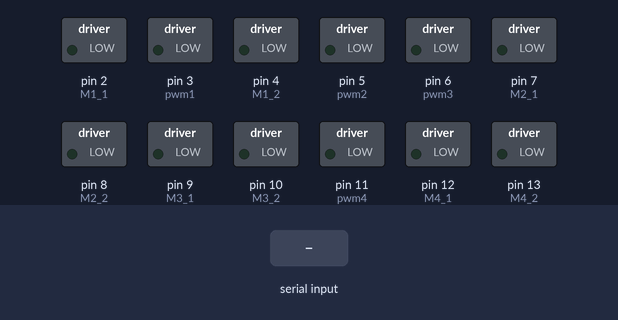
Recording of a sketch running on a simulated Arduino Uno, built with avr-gcc and run on an emulated ATmega328P. On the bench: switched loads named in the sketch (green lamp = pin HIGH). Inputs (shaded band) come from the test bench.

Above: at 1.2 s.
1.3 s: "F" received over the second serial link
At 2.5 s:
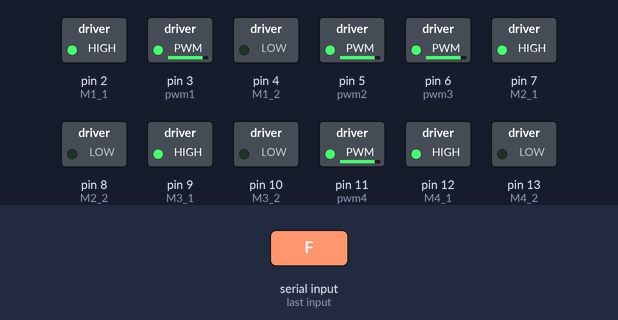
2.8 s: "B" received over the second serial link
At 3.9 s:
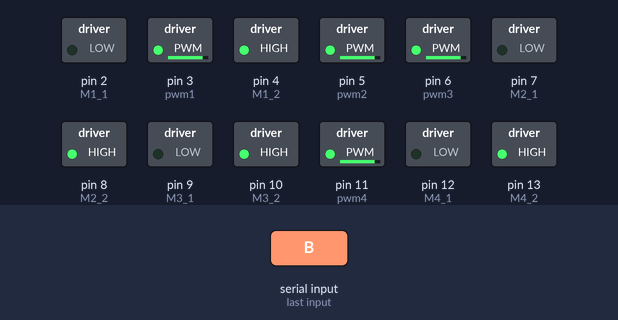
4.3 s: "1" received over the second serial link
At 5.0 s:
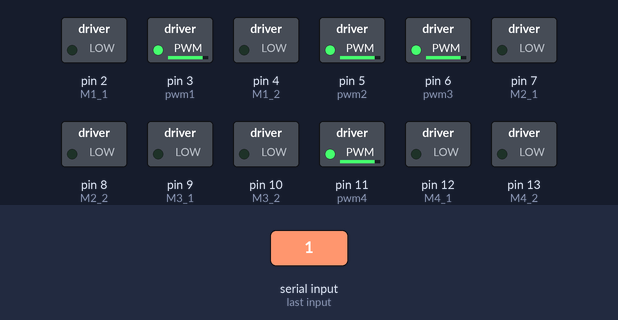
Timing chart, 0 to 7.3 s (numbered marks = the images above; inputs shaded):
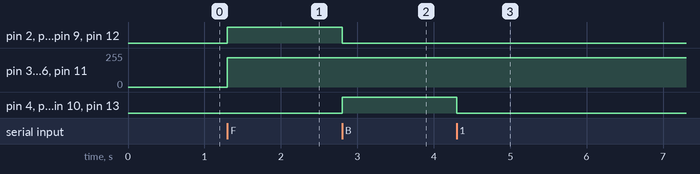

The sketch:

motor.ino
```cpp
#include <SoftwareSerial.h>
//bluetooth pin code
SoftwareSerial MyBlue(2, 3); // RX | TX
//the char bluetooth read
char blget;

//first moter (LF)
const int pwm1 = 3 ; //pwm
const int M1_1 = 2 ; //pin
const int M1_2 = 4 ;

//second moter (RF)
const int pwm2 = 5 ; //pwm
const int M2_1 = 7 ; //pin
const int M2_2 = 8 ;

//third moter (LB)
const int pwm3 = 6 ; //pwm
const int M3_1 = 9 ; //pin
const int M3_2 = 10 ;

//forth moter (RB)
const int pwm4 = 11 ; //pwm
const int M4_1 = 12 ; //pin
const int M4_2 = 13 ;

void setup() {
  //set bluetooth to get signal
  MyBlue.begin(9600);

  pinMode(pwm1,OUTPUT) ; //set motor1 PWM pin & Logic pins as output
  pinMode(M1_1,OUTPUT) ;
  pinMode(M1_2,OUTPUT) ;

  pinMode(pwm2,OUTPUT) ; //set motor2 PWM pin & Logic pins as output
  pinMode(M2_1,OUTPUT) ;
  pinMode(M2_2,OUTPUT) ;

  pinMode(pwm3,OUTPUT) ; //set motor1 PWM pin & Logic pins as output
  pinMode(M3_1,OUTPUT) ;
  pinMode(M3_2,OUTPUT) ;

  pinMode(pwm4,OUTPUT) ; //set motor2 PWM pin & Logic pins as output
  pinMode(M4_1,OUTPUT) ;
  pinMode(M4_2,OUTPUT) ;
}

void loop() {
  if (MyBlue.available())
    blget = MyBlue.read();
  if (blget == 'F') {
    Forward(220);
  }
  else if (blget == 'B') {
    Backward(220);
  }
  else if (blget == 'B') {
    Left(220);
  }
  else if (blget == 'B') {
    Right(220);
  }
  else {
    Stop();
  }
}

void Forward(int v){
  m1c(v);
  m2c(v);
  m3c(v);
  m4c(v);
}
void Backward(int v){
  m1cc(v);
  m2cc(v);
  m3cc(v);
  m4cc(v);
}
void Left(int v){
  m1cc(v);
  m2c(v);
  m3c(v);
  m4c(v);
}
void Right(int v){
  m1c(v);
  m2cc(v);
  m3c(v);
  m4c(v);
}
void Stop(){
  digitalWrite(M1_1, LOW);
  digitalWrite(M1_2, LOW);
  digitalWrite(M2_1, LOW);
  digitalWrite(M2_2, LOW);
  digitalWrite(M3_1, LOW);
  digitalWrite(M3_2, LOW);
  digitalWrite(M4_1, LOW);
  digitalWrite(M4_2, LOW);
}
// For the first motor to move clockwise/counter clockwise
void m1c(int v){
  digitalWrite(M1_1, HIGH);
  digitalWrite(M1_2, LOW);
  //set speed to v out of 0-255
  analogWrite(pwm1, v);
}
void m1cc(int v){
  digitalWrite(M1_1, LOW);
  digitalWrite(M1_2, HIGH);
  //set speed to v out of 0-255
  analogWrite(pwm1, v);
}

// For the second motor to move clockwise/counter clockwise
void m2c(int v){
  digitalWrite(M2_1, HIGH);
  digitalWrite(M2_2, LOW);
  //set speed to v out of 0-255
  analogWrite(pwm2, v);
}
void m2cc(int v){
  digitalWrite(M2_1, LOW);
  digitalWrite(M2_2, HIGH);
  //set speed to v out of 0-255
  analogWrite(pwm2, v);
}

// For the third motor to move clockwise/counter clockwise
void m3c(int v){
  digitalWrite(M3_1, HIGH);
  digitalWrite(M3_2, LOW);
  //set speed to v out of 0-255
  analogWrite(pwm3, v);
}
void m3cc(int v){
  digitalWrite(M3_1, LOW);
  digitalWrite(M3_2, HIGH);
  //set speed to v out of 0-255
  analogWrite(pwm3, v);
}

// For the forth motor to move clockwise/counter clockwise
void m4c(int v){
  digitalWrite(M4_1, HIGH);
  digitalWrite(M4_2, LOW);
  //set speed to v out of 0-255
  analogWrite(pwm4, v);
}
void m4cc(int v){
  digitalWrite(M4_1, LOW);
  digitalWrite(M4_2, HIGH);
  //set speed to v out of 0-255
  analogWrite(pwm4, v);
}
```

Measured:
- after the input at 1.3 s, pin 2 (M1_1), pin 7 (M2_1), pin 9 (M3_1), pin 12 (M4_1): LOW → HIGH at once; pin 3 (pwm1), pin 5 (pwm2), pin 6 (pwm3), pin 11 (pwm4): 0/255 → 220/255 at once
- after the input at 2.8 s, pin 2 (M1_1), pin 7 (M2_1), pin 9 (M3_1), pin 12 (M4_1): HIGH → LOW at once; pin 4 (M1_2), pin 8 (M2_2), pin 10 (M3_2), pin 13 (M4_2): LOW → HIGH at once
- after the input at 4.3 s, pin 4 (M1_2), pin 8 (M2_2), pin 10 (M3_2), pin 13 (M4_2): HIGH → LOW at once
